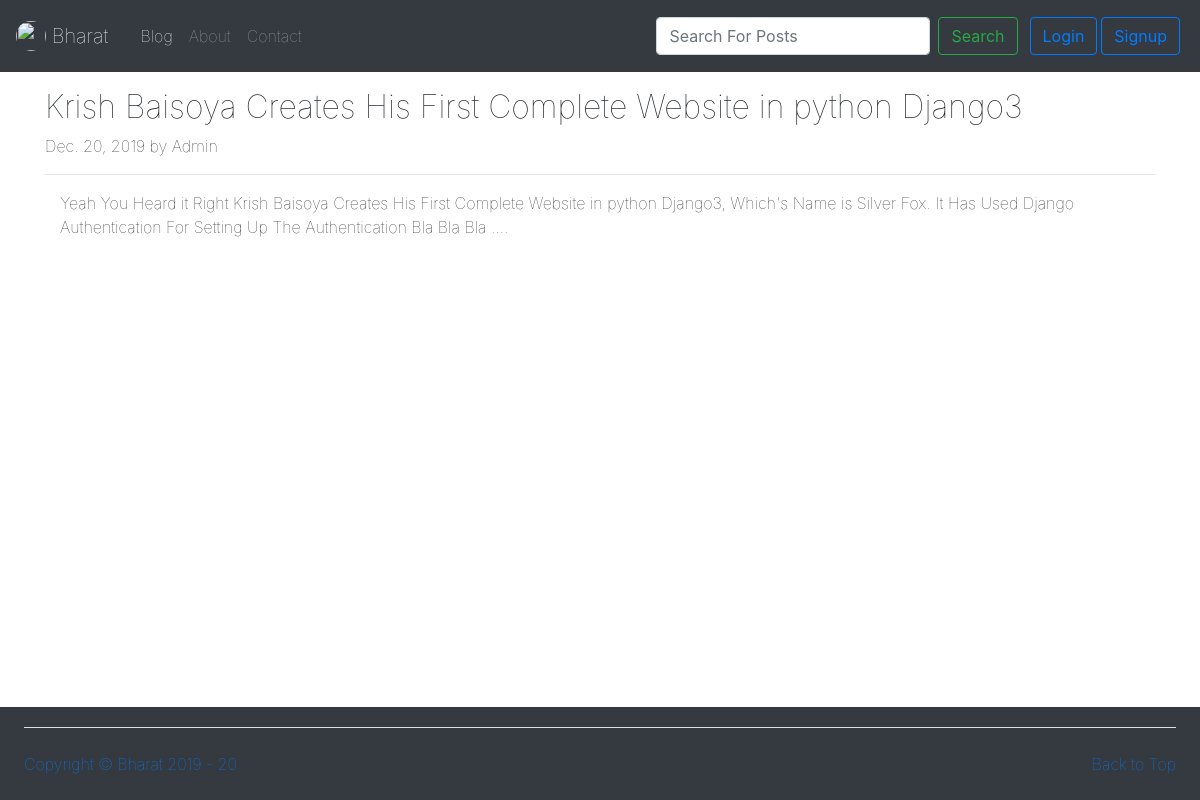
The page /Blog/Posts/3 on the database its author committed.
### Blog/models.py (models this page shows, shortened)
class Post(models.Model):
    Sno = models.AutoField(primary_key=True)
    Title = models.CharField(max_length=100)
    Author = models.CharField(max_length=50)
    Content = models.TextField()
    Time = models.DateField(auto_now=True)

### Blog/views.py (the view)
# urls.py: path('Posts/<str:Sno>', views.Post, name='post'),
def Post(r,Sno):
    Post = PostD.objects.filter(Sno=Sno).first()
    if not Post:
         return render(r,'Blog/PostNotAvalable.html',{'Fb':'fixed-bottom'})
    else:
         if len(Post.Content) < 2419:
              fb = 'fixed-bottom'
         else:
              fb = ''
         return render(r,'Blog/Post.html', {"post": Post,'Fb':fb})

### templates/Blog/Post.html (shortened to what this page needs)
{% extends 'Home/base.html'  %}
{% block BlogActive %} active {% endblock BlogActive %}
{% block body %}
<div class="container my-3">
        <h2 class="blog-post-title">{{post.Title}}</h2>
        <p class="blog-post-meta">{{post.Time}} by {{post.Author}}</p>
        <hr>
        <div class="container">
        {{post.Content}}
        </div>
      </div>
{% endblock body %}

### templates/Home/base.html (style rules this page uses)
*,h1,h2,h3,h4,h5,h6,p,span { font-weight: 100; }

### rows shown on the page
Post: Title "Krish Baisoya Creates His First Complete Website in python Django3", Time "Dec. 20, 2019", Author "Admin", Content "Yeah You Heard it Right Krish Baisoya Creates His First Complete Website in python Django3, Which's Name is Silver Fox. It Has Used Django Authentication For Setting Up The Authentication Bla Bla Bla ...."
